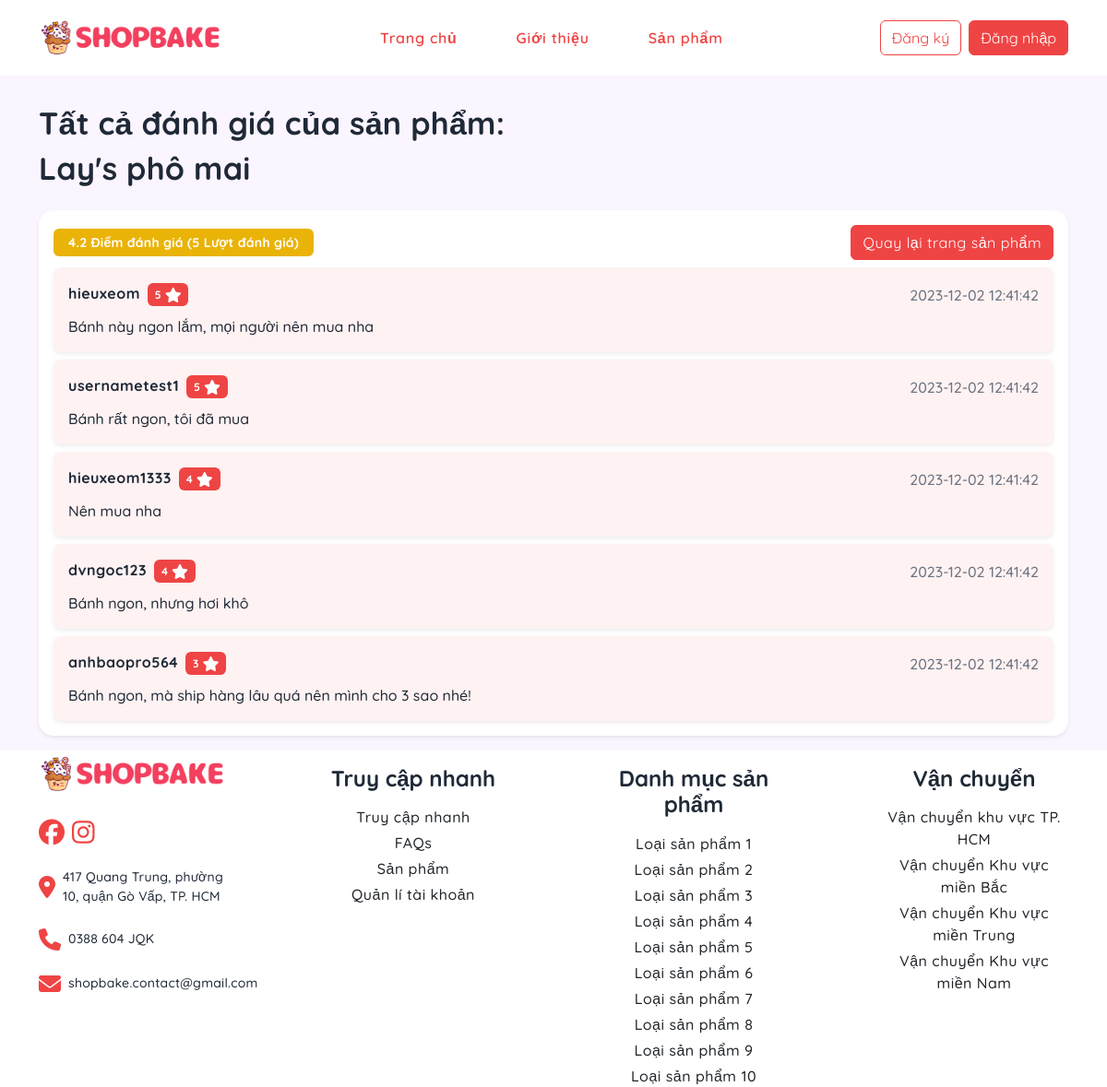
Screenshot of /product/details/1?view=rate with the database file from the repository.
### tables this page shows
CREATE TABLE `products` (
  `prod_id` int(11) NOT NULL AUTO_INCREMENT,
  `prod_name` varchar(255) NOT NULL,
  `prod_desc` text DEFAULT NULL,
  `prod_price` int(11) NOT NULL,
  `category_id` int(11) NOT NULL,
  `views` int(11) DEFAULT 0,
  `best_sell` enum('0','1') DEFAULT '0',
  `img_path` text NOT NULL,
  `is_delete` enum('0','1') DEFAULT '0',
  PRIMARY KEY (`prod_id`),
  KEY `fk_cat_idx` (`category_id`),
  CONSTRAINT `fk_cat` FOREIGN KEY (`category_id`) REFERENCES `categories` (`category_id`)
);

CREATE TABLE `product_rates` (
  `rate_id` int(11) NOT NULL AUTO_INCREMENT,
  `rate_star` int(11) NOT NULL,
  `rate_text` text DEFAULT NULL,
  `rate_date` timestamp NOT NULL DEFAULT current_timestamp(),
  `user_id` int(11) NOT NULL,
  `prod_id` int(11) NOT NULL,
  PRIMARY KEY (`rate_id`),
  KEY `fk_prod_idx` (`prod_id`),
  KEY `fk_user_idx` (`user_id`),
  CONSTRAINT `fk_prod_rate` FOREIGN KEY (`prod_id`) REFERENCES `products` (`prod_id`),
  CONSTRAINT `fk_user_rate` FOREIGN KEY (`user_id`) REFERENCES `users` (`user_id`)
);

CREATE TABLE `users` (
  `user_id` int(11) NOT NULL AUTO_INCREMENT,
  `email` varchar(255) NOT NULL,
  `username` varchar(50) NOT NULL,
  `fullname` varchar(255) NOT NULL,
  `password` varchar(255) NOT NULL,
  `role` enum('member','admin') NOT NULL DEFAULT 'member',
  `regis_date` timestamp NULL DEFAULT current_timestamp(),
  `is_active` enum('active','disable','delete') NOT NULL DEFAULT 'active',
  `address` varchar(255) DEFAULT NULL,
  PRIMARY KEY (`user_id`),
  UNIQUE KEY `users_pk` (`username`),
  UNIQUE KEY `users_pk2` (`email`)
);

### app/controllers/BaseController.php (called while the page is built, shortened)
<?php
class BaseController
{
    protected function view($viewPath, array $params = [])
    {
        $newViewPath = self::VIEW_FOLDER . "/" . str_replace('.', '/', $viewPath) . '.php';
        require $newViewPath;
    }
}
?>

### app/core/Database.php (called while the page is built)
<?php
class Database {
    private $host = DB_HOST;
    private $db_name = DB_NAME;
    private $username = DB_USER;
    private $password = DB_PASS;
    public function getConnection() {
        $conn = null;
        try {
            $conn = new PDO("mysql:host={$this->host};dbname={$this->db_name};charset=utf8mb4", $this->username, $this->password);
            $conn->setAttribute(PDO::ATTR_ERRMODE, PDO::ERRMODE_EXCEPTION);
        } catch (PDOException $e) {
            echo "Connection error: " . $e->getMessage();
        }
        return $conn;
    }
}

### app/models/BaseModel.php (called while the page is built, shortened)
<?php
class BaseModel extends Database
{
    protected $conn;
    public function __construct()
    {
        $this->conn = $this->getConnection();
    }
    public function getAll($table, $limit = null, $arraySelect = ['*'], $conditions = [], $order = null, $likeConditions = [])
    {
        $result = $this->_query($table, $arraySelect, $conditions, $limit, $order, $likeConditions);
        return $result;
    }
    public function getTwoTable($table1, $table2, $joinColumn, $table1Select = [], $table2Select = [], $conditions = [], $limit = null, $order = null)
    {
        return $this->_queryWithJoin($table1, $table2, $joinColumn, $table1Select, $table2Select, $conditions, $limit, $order);
    }
    private function _query($table, $arraySelect = ['*'], $conditions = [], $limit = null, $order = null, $likeConditions = [])
    {
        try {
            $column = implode(', ', $arraySelect);
            $sql = "SELECT $column FROM $table";
            if (!empty($conditions)) {
                $sql .= " WHERE ";
                $conditionsArray = [];
                foreach ($conditions as $column => $value) {
                    $conditionsArray[] = "$column = :$column";
                }
                $sql .= implode(' AND ', $conditionsArray);
            }
            $stmt = $this->conn->prepare($sql);
            if (!empty($conditions)) {
                foreach ($conditions as $column => $value) {
                    $stmt->bindValue(":$column", $value);
                }
            }
            $stmt->execute();
            return $stmt->fetchAll(PDO::FETCH_ASSOC);
        } catch (PDOException $e) {
            return false;
        }
    }
    private function _queryWithJoin($table1, $table2, $joinColumn, $table1Select = [], $table2Select = [], $conditions = [], $limit = null, $order = null)
    {
        try {
            $columns1 = $table1 . '.' . implode(", $table1.", $table1Select);
            $columns2 = $table2 . '.' . implode(", $table2.", $table2Select);
            $sql = "SELECT $columns1, $columns2 FROM $table1
                    JOIN $table2 ON $table1.$joinColumn = $table2.$joinColumn";
            if (!empty($conditions)) {
                $sql .= " WHERE ";
                $conditionsArray = [];
                foreach ($conditions as $column => $value) {
                    $conditionsArray[] = "$table1.$column = :$column";
                }
                $sql .= implode(' AND ', $conditionsArray);
            }
            if ($order !== null) {
                $sql .= " ORDER BY ";
                foreach ($order as $key => $value) {
                    $sql .= " $table1.$key $value,";
                }
                $sql = substr($sql, 0, strlen($sql) - 1);
            }
            $stmt = $this->conn->prepare($sql);
            if (!empty($conditions)) {
                foreach ($conditions as $column => $value) {
                    $stmt->bindValue(":$column", $value);
                }
            }
            $stmt->execute();
            return $stmt->fetchAll(PDO::FETCH_ASSOC);
        } catch (PDOException $e) {
            echo "Error: " . $e->getMessage();
            return [];
        }
    }
}
?>

### app/models/ProductModel.php (called while the page is built, shortened)
<?php
class ProductModel extends BaseModel
{
    public function getProductDetails($id)
    {
        $productData = $this->getTwoTable(table1: self::PROD_TABLE, table2: self::CATEGORIES_TABLE,
            joinColumn: "category_id",
            table1Select: [
                "prod_id",
                "prod_name",
                "prod_desc",
                "prod_price",
                "category_id",
                "img_path"
            ], table2Select: [
                "category_name"
            ], conditions: [
                "prod_id" => $id,
            ]);
        return $productData;
    }
    public function getProductRates($productId, $limit = null)
    {
        $productRates = $this->getTwoTable(table1: self::PROD_RATE_TABLE, table2: self::USER_TABLE,
            joinColumn: "user_id", table1Select: [
                "rate_id",
                "rate_star",
                "rate_text",
                "rate_date"
            ],
            table2Select: [
                "username"
            ], conditions: [
                "prod_id" => $productId,
            ],
            limit: $limit, order: [
                "rate_date" => "desc"
            ]
        );
        return $productRates;
    }
}

### app/models/RateModel.php (called while the page is built, shortened)
<?php
class RateModel extends BaseModel
{
    public function getRateScore($productId) {
        $listRate = $this->getAll(table: self::RATES_TABLE,conditions: [
            "prod_id" => $productId,
        ]);
        $score = 0;
        $count = 0;
        foreach ($listRate as $rate) {
            $score += $rate["rate_star"];
            $count ++;
        }
        return [
            "score" => $score/$count,
            "count" => $count,
        ];
    }
}

### app/views/product/viewRate.php (the view)
<main class="container-fluid">
    <div class="container-xl py-3">
        <div class="py-3">
            <h2 class="heading-2">Tất cả đánh giá của sản phẩm:</h2>
            <h2 class="heading-2"><?php echo $productData["prod_name"] ?></h2>
        </div>
        <div class="bg-white p-3 round-16 shadow-sm">
            <div class="d-flex flex-column gap-2">
                <div class="w-full d-flex justify-content-between align-items-center">
                    <p class="m-0 text-small text-decoration-none badge bg-secondary px-3 py-2 "><?php echo "$rateScore[score] Điểm đánh giá ($rateScore[count] Lượt đánh giá)" ?></p>
                    <a href="<?php echo BASEPATH . "/product/details/$productData[prod_id]"?>" class="m-0 text-normal text-decoration-none btn btn-primary">Quay lại trang sản phẩm</a>
                </div>
                <?php
                foreach ($listRateData as $rate) {
                    echo "<div id='rateId=$rate[rate_id]' class='d-flex flex-start shadow-sm round-8 p-3' style='background: var(--rose-50)'>
                <div class='w-full d-flex flex-column gap-2'>
                    <div class='d-flex justify-content-between align-items-center'>
                        <div class='d-flex align-items-center gap-2'>
                            <p class=' text-normal fw-bold mb-1'>$rate[username]</p>
                            <span class='badge bg-primary d-flex justify-content-center align-items-center'>$rate[rate_star] <i
                                        class='color-white ps-1 fa-solid fa-star'></i></span>
                        </div>
                        <div class=''>
                            <p class='m-0' style='color: var(--text-dark-500)'>
                                $rate[rate_date]
                            </p>
                        </div>
                    </div>
                    <p class='m-0'>
                        $rate[rate_text]
                    </p>
                </div>
            </div>";
                } ?>
            </div>
        </div>
    </div>
</main>

### public/css/style.css (style rules this page uses)
:root { --text-dark-500: #6b7280; --text-dark-base: #1f2937; --text-dark-950: #030712; --text-light-base: #fff; --primary-color: var(--rose-500); --secondary-color: var(--yellow-500); --third-color: var(--purple-500); --gray-500: #6b7280; --gray-800: #1f2937; --gray-950: #030712; --rose-50: #fef2f2; --rose-100: #fee2e2; --rose-200: #fecaca; --rose-300: #fca5a5; --rose-400: #f87171; --rose-500: #ef4444; --rose-600: #dc2626; --rose-700: #b91c1c; --rose-800: #991b1b; --rose-900: #7f1d1d; --rose-950: #450a0a; --yellow-50: #fefce8; --yellow-100: #fef9c3; --yellow-200: #fef08a; --yellow-300: #fde047; --yellow-400: #facc15; --yellow-500: #eab308; --yellow-600: #ca8a04; --yellow-700: #a16207; --yellow-800: #854d0e; --yellow-900: #713f12; --yellow-950: #422006; --purple-50: #faf5ff; --purple-100: #f3e8ff; --purple-200: #e9d5ff; --purple-300: #d8b4fe; --purple-400: #c084fc; --purple-500: #a855f7; --purple-600: #9333ea; --purple-700: #7e22ce; --purple-800: #6b21a8; --purple-900: #581c87; --purple-950: #3b0764; --success: #65a30d; --fail: #dc2626; --wait: #eab308; --quicksand-font: 'Quicksand', sans-serif; --helvetica-font: 'Helvetica', sans-serif; }
* { font-family: var(--quicksand-font); margin: 0; padding: 0; box-sizing: border-box; font-weight: 500; font-size: 16px; color: var(--text-dark-base); }
.bg-white { background: #fff; }
.bg-primary { background-color: var(--primary-color) !important; }
.bg-secondary { background-color: var(--secondary-color) !important; }
.color-white { color: #fff !important; }
.round-8 { border-radius: .5rem !important; }
.round-16 { border-radius: 1rem !important; }
.w-full { width: 100%; }
h1, h2, h3, h4, h5, h6, .heading-1, .heading-2, .heading-3, .heading-4, .heading-5, .heading-6 { font-weight: bold; }
h2, .heading-2 { font-size: 2.125rem; letter-spacing: 0.25px; }
.text-normal { font-size: 1rem; letter-spacing: 0.5px; }
.text-small { font-size: 0.875rem; letter-spacing: 0.25px; }

### public/css/home.css (style rules this page uses)
main { background: var(--purple-50); }

### rows the page displays
products: prod_name "Lay's phô mai"
product_rates: user.username "hieuxeom", rate_star "5", rate_date "2023-12-02 12:41:42", rate_text "Bánh này ngon lắm, mọi người nên mua nha"
product_rates: user.username "usernametest1", rate_star "5", rate_date "2023-12-02 12:41:42", rate_text "Bánh rất ngon, tôi đã mua"
product_rates: user.username "hieuxeom1333", rate_star "4", rate_date "2023-12-02 12:41:42", rate_text "Nên mua nha"
product_rates: user.username "dvngoc123", rate_star "4", rate_date "2023-12-02 12:41:42", rate_text "Bánh ngon, nhưng hơi khô"
product_rates: user.username "anhbaopro564", rate_star "3", rate_date "2023-12-02 12:41:42", rate_text "Bánh ngon, mà ship hàng lâu quá nên mình cho 3 sao nhé!"

### other values shown
$rateScore[score] "4.2"
$rateScore[count] "5"
